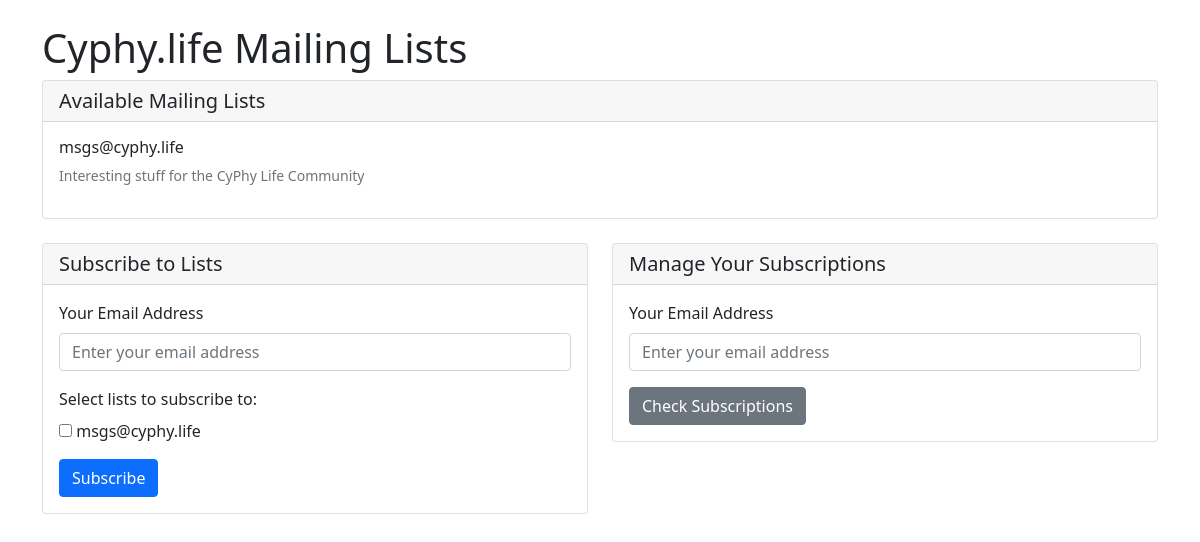
The app's page /, older data.
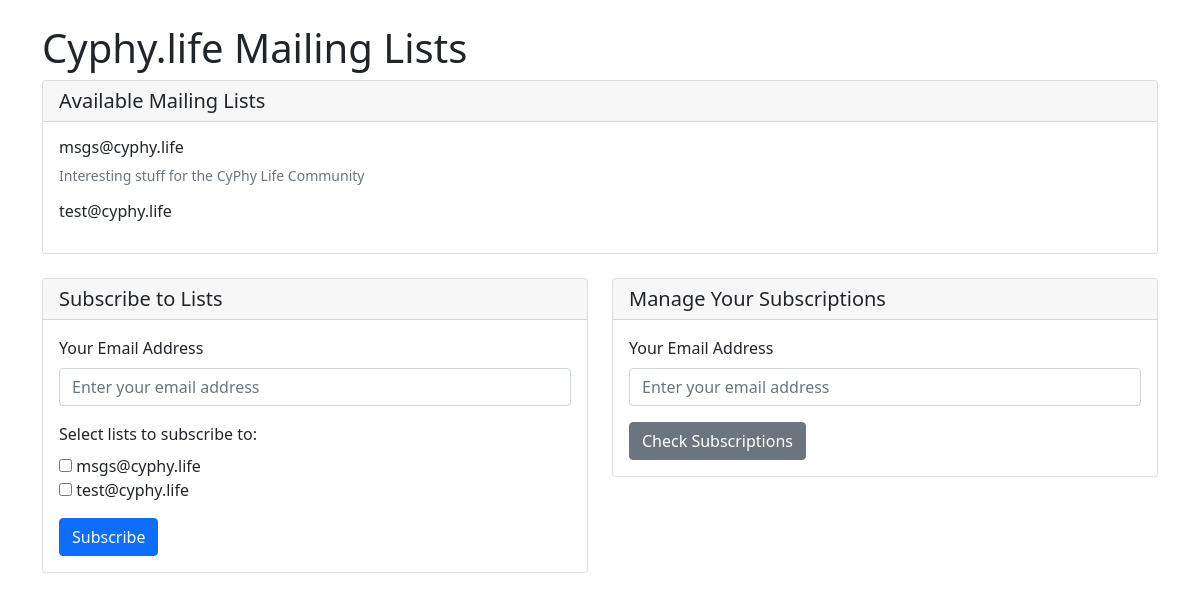
The same page, newer data.
### emails/models.py (models this page shows)
class MailingList(models.Model):
    alias = models.CharField(max_length=100, unique=True)  # e.g., "msgs@cyphy.life"
    description = models.TextField(blank=True)
    created_at = models.DateTimeField(auto_now_add=True)
    def __str__(self):
        return self.alias

### emails/views.py (the view, shortened to what this page needs)
# urls.py: path('', views.mailing_lists, name='mailing_lists'),
def mailing_lists(request):
    return render(request, 'emails/mailing_lists.html', {
        'form': SubscriptionForm(),
        'unsubscribe_form': UnsubscribeForm(),
        'mailing_lists': MailingList.objects.all(),
    })

### emails/forms.py
class SubscriptionForm(forms.Form):
    email = forms.EmailField(
        widget=forms.EmailInput(attrs={
            'class': 'form-control',
            'placeholder': 'Enter your email address'
        })
    )
    mailing_lists = forms.ModelMultipleChoiceField(
        queryset=MailingList.objects.all(),
        widget=forms.CheckboxSelectMultiple,
        required=False,
        label='Select lists to subscribe to:'
    )

class UnsubscribeForm(forms.Form):
    email = forms.EmailField(
        widget=forms.EmailInput(attrs={
            'class': 'form-control',
            'placeholder': 'Enter your email address'
        })
    )

### emails/templates/emails/mailing_lists.html (shortened to what this page needs)
{% extends "base.html" %}
{% block content %}
<div class="container mt-4">
    <h1>Cyphy.life Mailing Lists</h1>
    <div class="row">
        <div class="col-md-12 mb-4">
            <div class="card">
                <div class="card-header">
                    <h5 class="card-title mb-0">Available Mailing Lists</h5>
                </div>
                <div class="card-body">
                    {% for list in mailing_lists %}
                    <div class="mb-3">
                        <h6>{{ list.alias }}</h6>
                        {% if list.description %}
                        <p class="text-muted small">{{ list.description }}</p>
                        {% endif %}
                    </div>
                    {% endfor %}
                </div>
            </div>
        </div>
        <div class="col-md-6 mb-4">
            <div class="card">
                <div class="card-header">
                    <h5 class="card-title mb-0">Subscribe to Lists</h5>
                </div>
                <div class="card-body">
                    <form method="post">
                        <div class="mb-3">
                            <label for="{{ form.email.id_for_label }}" class="form-label">Your Email Address</label>
                            {{ form.email }}
                        </div>
                        <div class="mb-3">
                            {{ form.mailing_lists.label_tag }}
                            <div class="mt-2">
                                {{ form.mailing_lists }}
                            </div>
                        </div>
                        <button type="submit" class="btn btn-primary">Subscribe</button>
                    </form>
                </div>
            </div>
        </div>
        <div class="col-md-6 mb-4">
            <div class="card">
                <div class="card-header">
                    <h5 class="card-title mb-0">Manage Your Subscriptions</h5>
                </div>
                <div class="card-body">
                    {% if not user_subscriptions %}
                    <form method="post">
                        <div class="mb-3">
                            <label for="{{ unsubscribe_form.email.id_for_label }}" class="form-label">Your Email Address</label>
                            {{ unsubscribe_form.email }}
                        </div>
                        <button type="submit" class="btn btn-secondary">Check Subscriptions</button>
                    </form>
                    {% endif %}
                </div>
            </div>
        </div>
    </div>
</div>
{% endblock %}

Row changes from the older to the newer data that the page shows:
added MailingList: alias "test@cyphy.life"
Text that changed along with them:
form field mailing_lists: "☐" → "☐ ☐"
text no longer shown: "msgs@cyphy.life"
text now shown: "msgs@cyphy.life test@cyphy.life"
